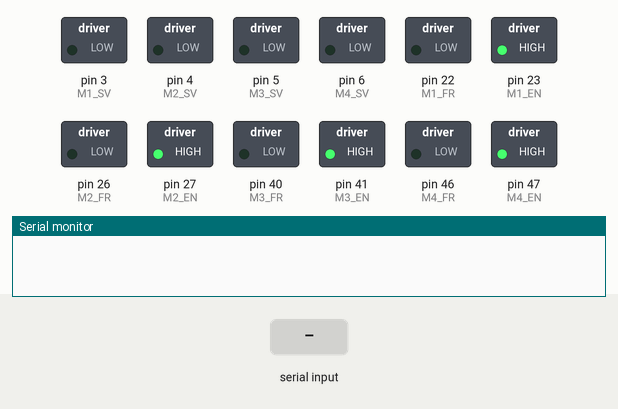
This sketch was run on a simulated Arduino Mega 2560, built with avr-gcc and run on an emulated ATmega2560. On the bench: switched loads named in the sketch (green lamp = pin HIGH), the last lines printed to the serial monitor. The inputs (shaded band) are chosen by the test bench.

Above: at 1.2 s.
1.3 s: "a" received over Serial
At 1.7 s:
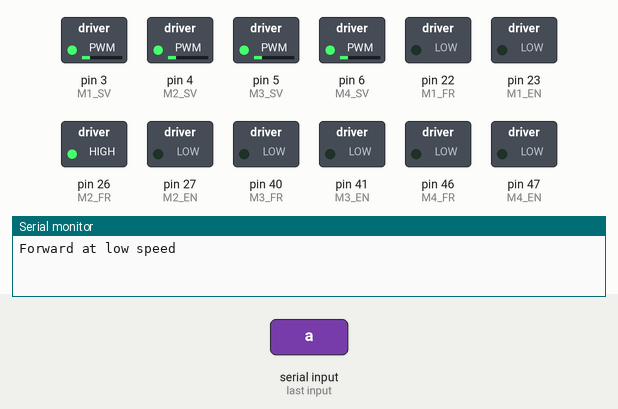
At 2.7 s:
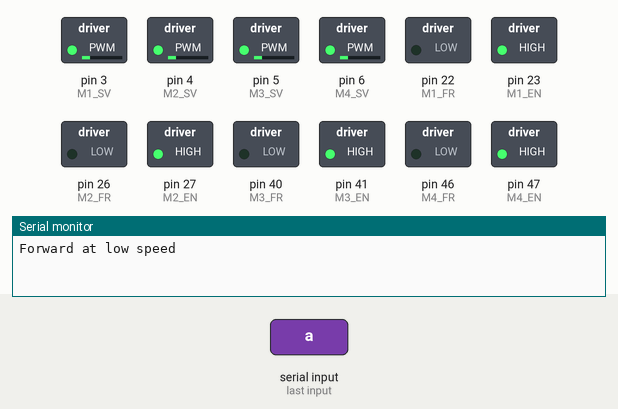
3.3 s: "b" received over Serial
At 4.2 s:
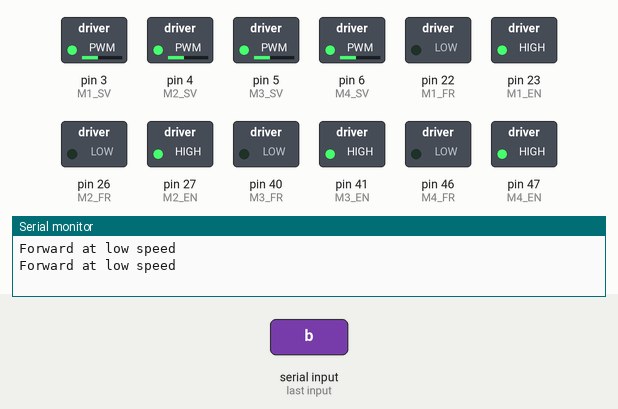
Timing chart, 0 to 6.3 s (numbered marks = the images above; inputs shaded):
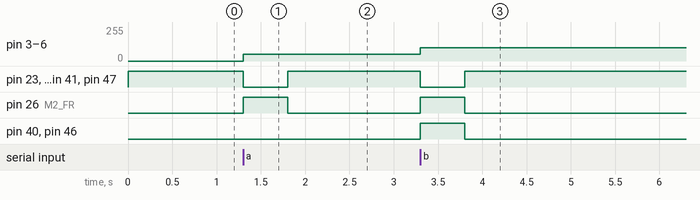

Measured:
- after the input at 1.3 s, pin 3 (M1_SV), pin 4 (M2_SV), pin 5 (M3_SV), pin 6 (M4_SV): 0/255 → 50/255 at once; pin 23 (M1_EN), pin 27 (M2_EN), pin 41 (M3_EN), pin 47 (M4_EN): HIGH → LOW at once, → HIGH 0.50 s later; pin 26 (M2_FR): LOW → HIGH at once, → LOW 0.50 s later
- after the input at 3.3 s, pin 3 (M1_SV), pin 4 (M2_SV), pin 5 (M3_SV), pin 6 (M4_SV): 50/255 → 100/255 at once; pin 23 (M1_EN), pin 27 (M2_EN), pin 41 (M3_EN), pin 47 (M4_EN): HIGH → LOW at once, → HIGH 0.50 s later; pin 26 (M2_FR), pin 40 (M3_FR), pin 46 (M4_FR): LOW → HIGH at once, → LOW 0.50 s later

The sketch:

LAWN_MOWER_CONTROL_ALPHA_1.0.ino
```cpp
// BLUETOOTH VARIABLES ======================================================
char junk;
String inputString="";
//===========================================================================

// H-BRIDGE VARIABLES =======================================================
int IN1 = 32;
int IN2 = 33;
int ENA = 255; // PWM Speed for the linear actuator
//===========================================================================

// MOTOR PIN LAYOUT =========================================================

// Motor 1 Pins on Mega //
int M1_FR = 22;
int M1_EN = 23;
int M1_SV = 3; //PWM SIGNAL

// Motor 2 Pins on Mega//
int M2_FR = 26;
int M2_EN = 27;
int M2_SV = 4; //PWM SIGNAL

// Motor 3 Pins on Mega//
int M3_FR = 40;
int M3_EN = 41;
int M3_SV = 5; //PWM SIGNAL

// Motor 4 Pins on Mega//
int M4_FR = 46;
int M4_EN = 47;
int M4_SV = 6; //PWM SIGNAL

//===========================================================================

//Motor Power for rotating cw
int M_CW_POWER = 100;

void setup() {

  Serial.begin(9600);

// MOTOR INITIALIZATION =====================================================

// Motor 1 Initialization //
  pinMode(M1_FR,OUTPUT); //HIGH = cw, LOW = ccw
  pinMode(M1_EN,OUTPUT); //HIGH = stop, LOW = go
  pinMode(M1_SV, OUTPUT); // PWM Signal 0-255

// Motor 2 Initialization //
  pinMode(M2_FR,OUTPUT); //HIGH = cw, LOW = ccw
  pinMode(M2_EN,OUTPUT); //HIGH = stop, LOW = go
  pinMode(M2_SV, OUTPUT); // PWM Signal 0-255

// Motor 3 Initialization //
  pinMode(M3_FR,OUTPUT); //HIGH = cw, LOW = ccw
  pinMode(M3_EN,OUTPUT); //HIGH = stop, LOW = go
  pinMode(M3_SV, OUTPUT); // PWM Signal 0-255

// Motor 4 Initialization //
  pinMode(M4_FR,OUTPUT); //HIGH = cw, LOW = ccw
  pinMode(M4_EN,OUTPUT); //HIGH = stop, LOW = go
  pinMode(M4_SV, OUTPUT); // PWM Signal 0-255

//===========================================================================

// MOTOR UNWANTED START PREVENTION ==========================================

// Motor 1
  digitalWrite(M1_FR,LOW);
  digitalWrite(M1_EN,HIGH);    // prevents motor from starting without commands

// Motor 2
  digitalWrite(M2_FR,LOW);
  digitalWrite(M2_EN,HIGH);    // prevents motor from starting without commands

// Motor 3
  digitalWrite(M3_FR,LOW);
  digitalWrite(M3_EN,HIGH);    // prevents motor from starting without commands

// Motor 4
  digitalWrite(M4_FR,LOW);
  digitalWrite(M4_EN,HIGH);    // prevents motor from starting without commands

//===========================================================================

}


void loop() {

 if (Serial.available() > 0) {

      char inChar = (char)Serial.read();
      inputString = inChar;


    if (inputString == "a") {

    digitalWrite(M1_FR,LOW);        // turns on motor and makes it turn ccw
    digitalWrite(M1_EN,LOW);
    analogWrite(M1_SV,50);      // speed of motor

    digitalWrite(M2_FR,HIGH);        // turns on motor and makes it turn ccw
    digitalWrite(M2_EN,LOW);
    analogWrite(M2_SV,50);      // speed of motor

    digitalWrite(M3_FR,LOW);        // turns on motor and makes it turn cw
    digitalWrite(M3_EN,LOW);
    analogWrite(M3_SV,50);      // speed of motor

    digitalWrite(M4_FR,LOW);        // turns on motor and makes it turn cw
    digitalWrite(M4_EN,LOW);
    analogWrite(M4_SV,50);      // speed of motor

    Serial.println("Forward at low speed");

    delay(500);

    // Turns off motors
    digitalWrite(M1_FR,LOW);
    digitalWrite(M1_EN,HIGH);    // turns motor off

    digitalWrite(M2_FR,LOW);
    digitalWrite(M2_EN,HIGH);    // turns motor off

    digitalWrite(M3_FR,LOW);
    digitalWrite(M3_EN,HIGH);    // turns motor off

    digitalWrite(M4_FR,LOW);
    digitalWrite(M4_EN,HIGH);    // turns motor off

  } else if (inputString == "b") {  // rotate mower cw


    digitalWrite(M1_FR,LOW);        // turns on motor and makes it turn ccw
    digitalWrite(M1_EN,LOW);
    analogWrite(M1_SV,M_CW_POWER);      // speed of motor

    digitalWrite(M2_FR,HIGH);        // turns on motor and makes it turn ccw
    digitalWrite(M2_EN,LOW);
    analogWrite(M2_SV,M_CW_POWER);      // speed of motor

    digitalWrite(M3_FR,HIGH);        // turns on motor and makes it turn ccw
    digitalWrite(M3_EN,LOW);
    analogWrite(M3_SV,M_CW_POWER);      // speed of motor

    digitalWrite(M4_FR,HIGH);        // turns on motor and makes it turn ccw
    digitalWrite(M4_EN,LOW);
    analogWrite(M4_SV,M_CW_POWER);      // speed of motor

    Serial.println("Forward at low speed");

    delay(500);

    // Turns off motors
    digitalWrite(M1_FR,LOW);
    digitalWrite(M1_EN,HIGH);    // turns motor off

    digitalWrite(M2_FR,LOW);
    digitalWrite(M2_EN,HIGH);    // turns motor off

    digitalWrite(M3_FR,LOW);
    digitalWrite(M3_EN,HIGH);    // turns motor off

    digitalWrite(M4_FR,LOW);
    digitalWrite(M4_EN,HIGH);    // turns motor off

  }


}
}
```
